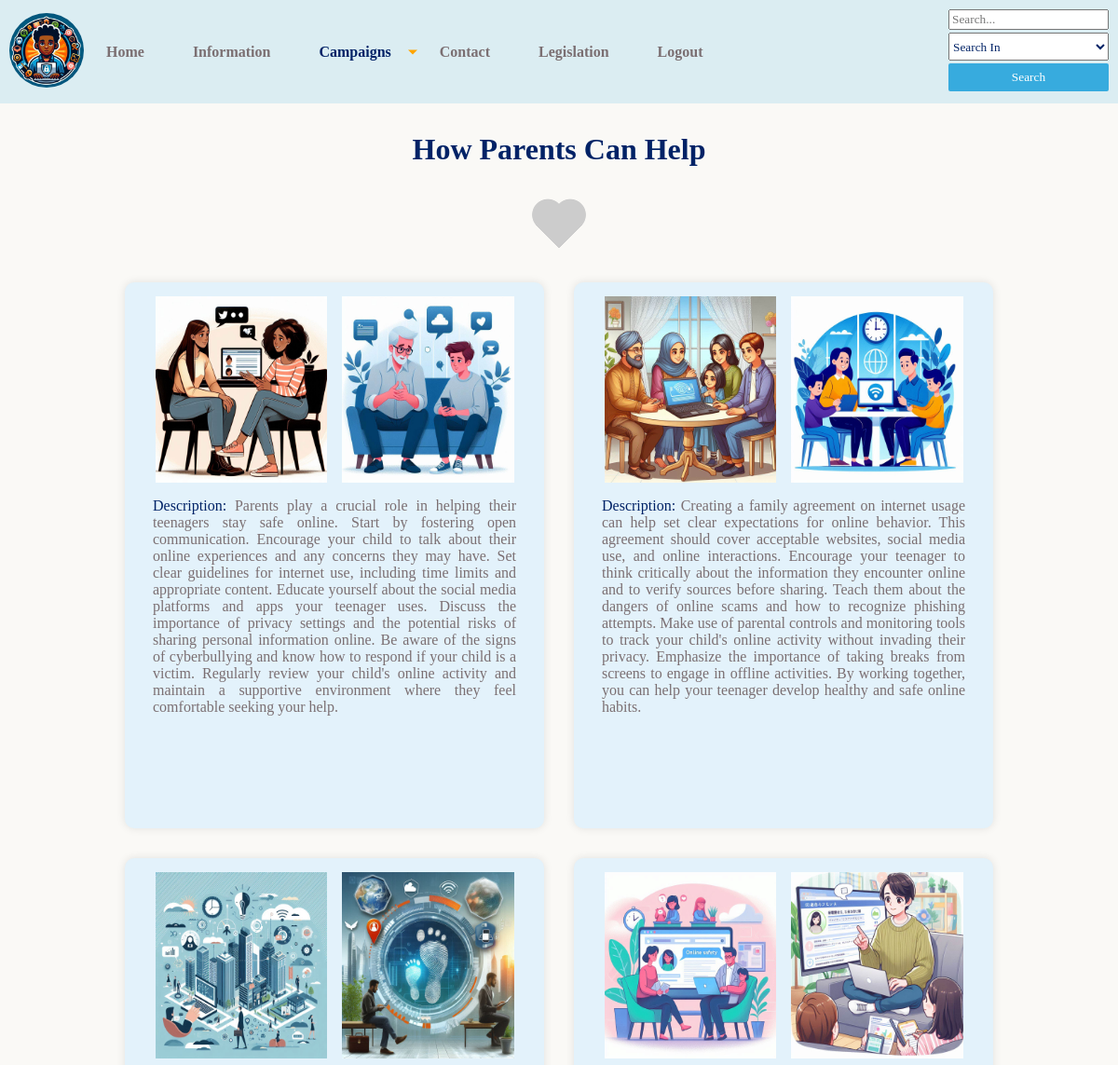
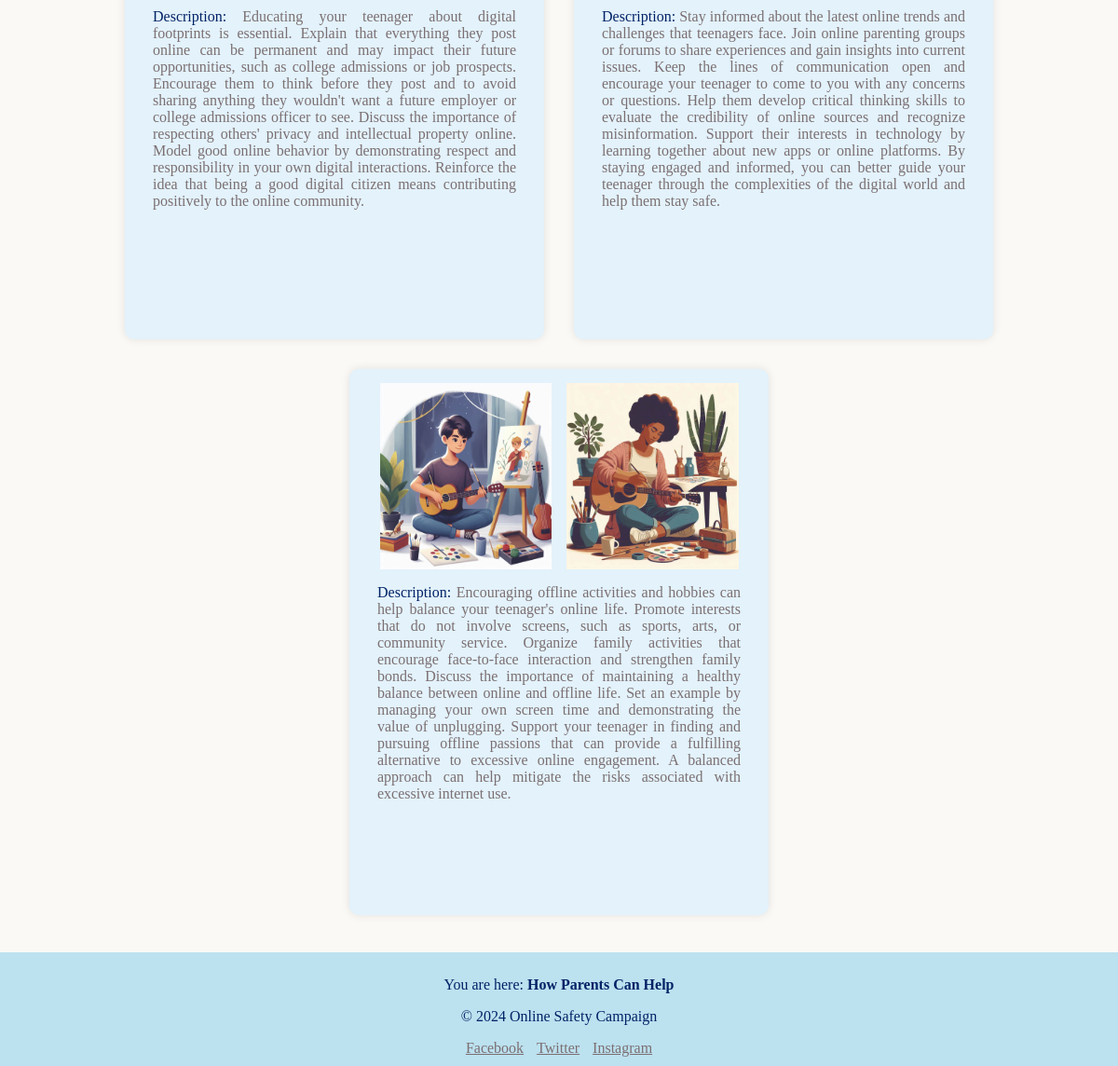
/social-media-campaign/parents-help.php (signed in), run on the app's committed database (2 pictures, top to bottom).
### tables this page shows
CREATE TABLE `how_parent_helps` (
  `id` int(11) NOT NULL,
  `description` varchar(1000) NOT NULL,
  `image_1` varchar(300) NOT NULL,
  `image_2` varchar(300) NOT NULL,
  `created_at` timestamp NOT NULL DEFAULT current_timestamp()
);

### social-media-campaign/Model/DataBase.php (called while the page is built, shortened)
<?php
class DataBase
{
    protected static $instance;
    public function __construct()
    {
        try {
            $this->pdo=new PDO("mysql:dbname=social_media_campaign;host=localhost","root","");
        } catch (PDOException $exception) {
            echo $exception->getMessage();
        }
    }
    public static function getInstance() : DataBase
    {
        if (!self::$instance) {
            self::$instance = new self();
        }
        return self::$instance;
    }
}

### social-media-campaign/Model/HowParentHelp.php (called while the page is built, shortened)
<?php
require_once("DataBase.php");
class HowParentHelp
{
    private $db;
    private $table = "how_parent_helps";
    public function __construct()
    {
        $this->db = DataBase::getInstance();
    }
    protected function index (string $search = '', int | null $limit = null) : array
    {
        $condition = "%" . $search . "%";
        if(!!$limit) {
            $stmt = $this->db->pdo->prepare("SELECT * FROM $this->table WHERE (description LIKE :condition) AND (description != '') LIMIT :limit");
            $stmt->bindParam(":limit", $limit, PDO::PARAM_INT);
        } else {
            $stmt = $this->db->pdo->prepare("SELECT * FROM $this->table WHERE (description LIKE :condition) AND (description != '')");
        }
        $stmt->bindParam(":condition", $condition);
        $stmt->execute();
        return $stmt->fetchAll(PDO::FETCH_OBJ);
    }
}

### social-media-campaign/Controller/HowParentHelpController.php (called while the page is built, shortened)
<?php
require_once("Model/HowParentHelp.php");
class HowParentHelpController extends HowParentHelp
{
    public function getAllHowParentHelps (string $search = '', int | null $limit = null) : array
    {
        return $this->index($search, $limit);
    }
}

### social-media-campaign/parents-help.php (the view, shortened to what this page needs)
<!DOCTYPE html>
<?php
require_once "Controller/HowParentHelpController.php";
$howParentHelpController = new HowParentHelpController();
if(isset($_GET['search'])) :
  $howParentHelps = $howParentHelpController->getAllHowParentHelps($_GET['search']);
else :
  $howParentHelps = $howParentHelpController->getAllHowParentHelps();
endif;
?>
<html lang="en">
  <head>
    <link rel="stylesheet" href="./styles/style.css">
    <link rel="stylesheet" href="./styles/user/parents-help.css">
  </head>
  <body>
    <?php require_once "layouts/nav.php"; ?>
    <header>
      <h1>How Parents Can Help</h1>
    </header>
    <div class="w-fit mx-auto">
      <div class="parentHelpAnimation"></div>
    </div>
    <main id="user_parent_help">
      <?php if( count($howParentHelps) > 0 ) : ?>
        <section class="px-100px flex flex-wrap justify-center items-stretch gap-2rem">
          <?php foreach ($howParentHelps as $item) : ?>
          <div class="w-450px bg-primary-light-blue-50-opa50 px-20px py-15px rounded-10px shadow min-h-586px">
            <div class="flex justify-center items-center gap" style="--gap: 1rem;">
              <img src="<?= "images/" . $item->image_1 ?>" alt="" class="w-45-percent h-200px">
              <img src="<?= "images/" . $item->image_2 ?>" alt="" class="w-45-percent h-200px">
            </div>
            <div>
              <p class="text-gray-2 text-justify px-10px"><span class="text-primary-color">Description: </span><?= $item->description ?></p>
            </div>
          </div>
          <?php endforeach; ?>
      </section>
      <?php endif; ?>
    </main>
    <?php require_once "layouts/footer.php" ?>
  </body>
</html>

### social-media-campaign/styles/user/parents-help.css (style rules this page uses)
.parentHelpAnimation { width: 60px; aspect-ratio: 1; background: linear-gradient(#dc1818 0 0) bottom/100% 0% no-repeat #ccc; -webkit-mask: radial-gradient(circle at 60% 65%, #000 62%, #0000 65%) top left, radial-gradient(circle at 40% 65%, #000 62%, #0000 65%) top right, linear-gradient(to bottom left, #000 42%, #0000 43%) bottom left, linear-gradient(to bottom right, #000 42%, #0000 43%) bottom right; -webkit-mask-size: 50% 50%; -webkit-mask-repeat: no-repeat; animation: l19 2s infinite linear; }

### social-media-campaign/styles/utilities/variable.css (style rules this page uses)
:root { --background-color: #faf9f6; --secondary-background-color: rgba(0, 150, 215, 0.25); --text-primary-dark-blue: #002266; --text-primary-dark-blue-75: rgba(0, 34, 102, 0.75); --text-primary-dark-blue-50: rgba(0, 34, 102, 0.5); --text-primary-dark-blue-25: rgba(0, 34, 102, 0.25); --text-primary-light-blue: #0096d7; --text-primary-light-blue-25: rgba(0, 150, 215, 0.25); --primary-light-blue: rgba(0, 150, 215); --primary-light-blue-75: rgba(0, 150, 215, 0.75); --primary-light-blue-50: rgba(0, 150, 215, 0.5); --primary-light-blue-50-opa50: #e3f2fb; --primary-light-blue-25: rgba(0, 150, 215, 0.25); --primary-light-blue-25-opa80: #cceaf7; --primary-light-blue-25-opa50: #dbedf2; --primary-light-blue-25-opa30: #e0ecf5; --primary-light-blue-25-opa20: #edf3f4; --gray-1: #dbdcde; --gray-2: #7b6f72; --gray-2-opa20: #e1dddc; --gray-2-50: rgba(123, 111, 114, 0.5); --gray-2-25: rgba(123, 111, 114, 0.25); --primary-light-blue: rgba(0, 150, 215, 1); --primary-red: #f10c45; }
* { cursor: url(../../assets/cursor.png), auto; color: var(--text-primary-dark-blue); font-family: Poppins; box-sizing: border-box; scroll-behavior: smooth; }
body { font-family: "Arial", sans-serif; margin: 0; padding: 0; background-color: var(--background-color); overflow: auto; scrollbar-width: none; }
html { overflow: auto; scrollbar-width: none; }

### social-media-campaign/styles/utilities/general.css (style rules this page uses)
header { text-align: center; padding: 10px; }
main { min-height: 56.8dvh; }

### social-media-campaign/styles/utilities/padding.css (style rules this page uses)
.px-100px { padding-left: 100px; padding-right: 100px; }
.px-20px { padding-left: 20px; padding-right: 20px; }
.px-10px { padding-left: 10px; padding-right: 10px; }
.py-15px { padding-top: 15px; padding-bottom: 15px; }

### social-media-campaign/styles/utilities/width-height.css (style rules this page uses)
.w-fit { width: fit-content; }
.w-45-percent { width: 45%; }
.w-450px { width: 450px; }
.h-200px { height: 200px; }
.min-h-586px { min-height: 586px; }

### social-media-campaign/styles/utilities/text.css (style rules this page uses)
.text-primary-color { color: var(--text-primary-dark-blue) !important; }
.text-gray-2 { color: var(--gray-2); }
.text-justify { text-align: justify; }

### social-media-campaign/styles/utilities/box.css (style rules this page uses)
.rounded-10px { border-radius: 10px; }
.shadow { box-shadow: 0 0 10px rgba(0, 0, 0, 0.1); }

### social-media-campaign/styles/utilities/flex.css (style rules this page uses)
.flex { display: flex; }
.justify-center { justify-content: center; }
.items-center { align-items: center; }
.items-stretch { align-items: stretch; }
.flex-wrap { flex-wrap: wrap; }

### social-media-campaign/styles/utilities/gap.css (style rules this page uses)
.gap { gap: var(--gap); }
.gap-2rem { gap: 2rem; }

### social-media-campaign/styles/utilities/margin.css (style rules this page uses)
.mx-auto { margin-inline: auto; }

### social-media-campaign/styles/utilities/bg.css (style rules this page uses)
.bg-primary-light-blue-50-opa50 { background-color: var(--primary-light-blue-50-opa50); }

### data on the page
how_parent_helps: image_1 (picture), image_2 (picture), description "Parents play a crucial role in helping their teenagers stay safe online. Start by fostering open communication. Encourage your child to talk about their online experiences and any concerns they may have. Set clear guidelines for internet use, including time limits and appropriate content. Educate yourself about the social media platforms and apps your teenager uses. Discuss the importance of privacy settings and the potential risks of sharing personal information online. Be aware of the signs of cyberbullying and know how to respond if your child is a victim. Regularly review your child's online activity and maintain a supportive environment where they feel comfortable seeking your help."
how_parent_helps: image_1 (picture), image_2 (picture), description "Creating a family agreement on internet usage can help set clear expectations for online behavior. This agreement should cover acceptable websites, social media use, and online interactions. Encourage your teenager to think critically about the information they encounter online and to verify sources before sharing. Teach them about the dangers of online scams and how to recognize phishing attempts. Make use of parental controls and monitoring tools to track your child's online activity without invading their privacy. Emphasize the importance of taking breaks from screens to engage in offline activities. By working together, you can help your teenager develop healthy and safe online habits."
how_parent_helps: image_1 (picture), image_2 (picture), description "Educating your teenager about digital footprints is essential. Explain that everything they post online can be permanent and may impact their future opportunities, such as college admissions or job prospects. Encourage them to think before they post and to avoid sharing anything they wouldn't want a future employer or college admissions officer to see. Discuss the importance of respecting others' privacy and intellectual property online. Model good online behavior by demonstrating respect and responsibility in your own digital interactions. Reinforce the idea that being a good digital citizen means contributing positively to the online community."
how_parent_helps: image_1 (picture), image_2 (picture), description "Stay informed about the latest online trends and challenges that teenagers face. Join online parenting groups or forums to share experiences and gain insights into current issues. Keep the lines of communication open and encourage your teenager to come to you with any concerns or questions. Help them develop critical thinking skills to evaluate the credibility of online sources and recognize misinformation. Support their interests in technology by learning together about new apps or online platforms. By staying engaged and informed, you can better guide your teenager through the complexities of the digital world and help them stay safe."
how_parent_helps: image_1 (picture), image_2 (picture), description "Encouraging offline activities and hobbies can help balance your teenager's online life. Promote interests that do not involve screens, such as sports, arts, or community service. Organize family activities that encourage face-to-face interaction and strengthen family bonds. Discuss the importance of maintaining a healthy balance between online and offline life. Set an example by managing your own screen time and demonstrating the value of unplugging. Support your teenager in finding and pursuing offline passions that can provide a fulfilling alternative to excessive online engagement. A balanced approach can help mitigate the risks associated with excessive internet use."

### other printed values
getHere($currentPage) "How Parents Can Help"
